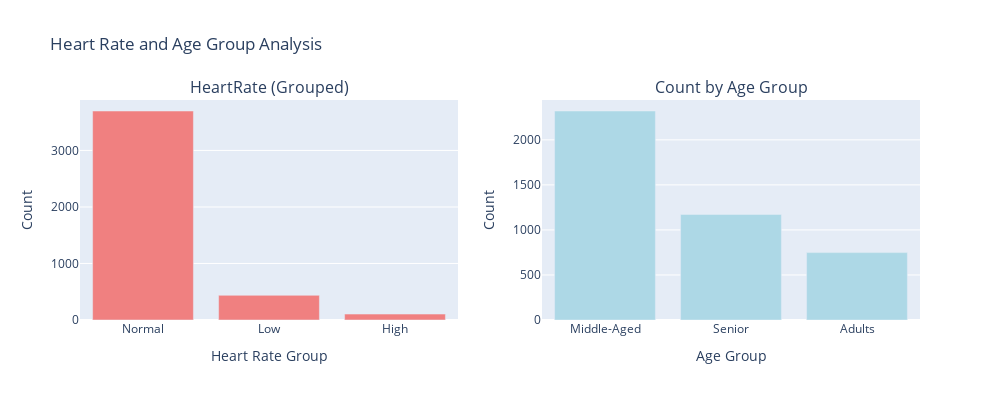

Notebook code for this chart:
### Markdown cell above
#### Age Groups:
- Age <= 40 are Adults.
- Age > 40 and <= 55 are Middle-Aged.
- Above 55 are Senior.
#### HeartRate Groups:

- HeartRate <= 60 is Low
- HeartRate between 60 to 100 is Normal.
- HeartRate above 100 is High.

### Code cell
# Create a DataFrame for Plotly
plotly_df = df.copy()
plotly_df['heart_rate_groups'] = plotly_df['heart_rate_groups'].map({0: 'Low', 1: 'Normal', 2: 'High'})
plotly_df['age_groups'] = plotly_df['age_groups'].map({0: 'Adults', 1: 'Middle-Aged', 2: 'Senior'})

# Create subplots
fig = make_subplots(rows=1, cols=2, subplot_titles=('HeartRate (Grouped)', 'Count by Age Group'))

# Create the first plot (HeartRate Grouped)
fig.add_trace(go.Bar(x=plotly_df['heart_rate_groups'].value_counts().index, y=plotly_df['heart_rate_groups'].value_counts(), marker_color='lightcoral'), row=1, col=1)
fig.update_xaxes(title_text='Heart Rate Group', row=1, col=1)
fig.update_yaxes(title_text='Count', row=1, col=1)

# Create the second plot (Count by Age Group)
fig.add_trace(go.Bar(x=plotly_df['age_groups'].value_counts().index, y=plotly_df['age_groups'].value_counts(), marker_color='lightblue'), row=1, col=2)
fig.update_xaxes(title_text='Age Group', row=1, col=2)
fig.update_yaxes(title_text='Count', row=1, col=2)

# Update layout and show the plot
fig.update_layout(height=400, width=1000, showlegend=False)
fig.update_layout(title_text="Heart Rate and Age Group Analysis")
fig.show()

### Figure 1 — Plotly figure (JSON) as saved in the notebook; plotly's stock layout.template omitted (floating-point values rounded to 4 significant figures)
{"data": [{"marker": {"color": "lightcoral"}, "type": "bar", "x": ["Normal", "Low", "High"], "xaxis": "x", "y": [3698, 437, 105], "yaxis": "y"}, {"marker": {"color": "lightblue"}, "type": "bar", "x": ["Middle-Aged", "Senior", "Adults"], "xaxis": "x2", "y": [2320, 1172, 748], "yaxis": "y2"}], "layout": {"annotations": [{"font": {"size": 16}, "showarrow": false, "text": "HeartRate (Grouped)", "x": 0.225, "xanchor": "center", "xref": "paper", "y": 1, "yanchor": "bottom", "yref": "paper"}, {"font": {"size": 16}, "showarrow": false, "text": "Count by Age Group", "x": 0.775, "xanchor": "center", "xref": "paper", "y": 1, "yanchor": "bottom", "yref": "paper"}], "height": 400, "showlegend": false, "title": {"text": "Heart Rate and Age Group Analysis"}, "width": 1000, "xaxis": {"anchor": "y", "domain": [0, 0.45], "title": {"text": "Heart Rate Group"}}, "xaxis2": {"anchor": "y2", "domain": [0.55, 1], "title": {"text": "Age Group"}}, "yaxis": {"anchor": "x", "domain": [0, 1], "title": {"text": "Count"}}, "yaxis2": {"anchor": "x2", "domain": [0, 1], "title": {"text": "Count"}}}}
